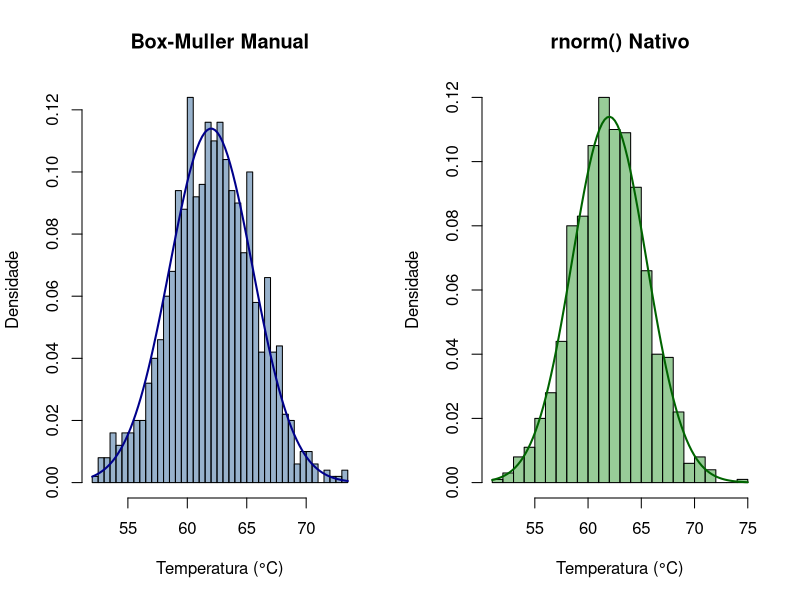
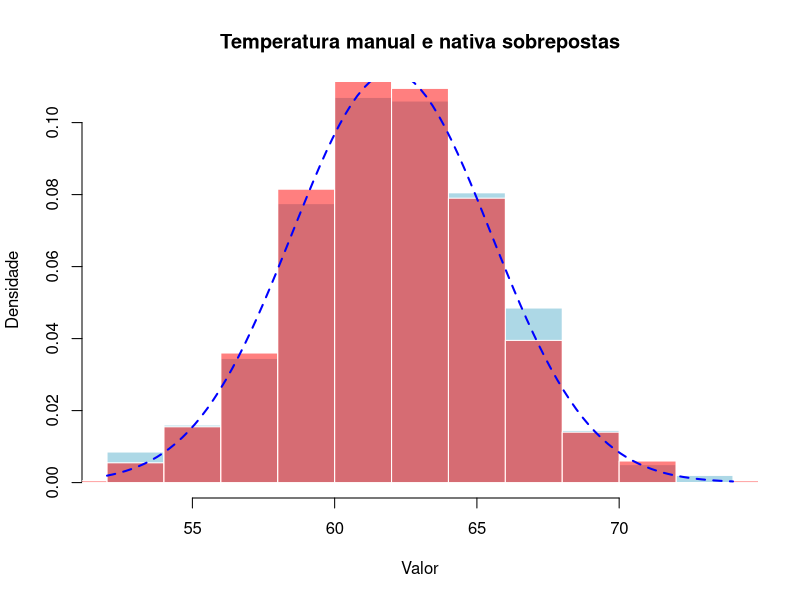

Recreate these plots in R, in order.
set.seed(42)
#item 1
n <- 500
u1 <- runif(n)
u2 <- runif(n)

z1 <- sqrt(-2 * log(u1)) * cos(2 * pi * u2)
z2 <- sqrt(-2 * log(u1)) * sin(2 * pi * u2)

z <- c(z1, z2)

temperatura_cpu <- 62 + 3.5 * z

head(temperatura_cpu)

#item2
u1 <- runif(n)
u2 <- runif(n)

z1 <- sqrt(-2 * log(u1)) * cos(2 * pi * u2)
z2 <- sqrt(-2 * log(u1)) * sin(2 * pi * u2)

temp_manual <- 62 + 3.5 * c(z1, z2)
par(mfrow = c(1, 2))
hist(temp_manual, breaks = 30, probability = TRUE, 
     col = rgb(0.2, 0.4, 0.6, 0.5), main = "Box-Muller Manual",
     xlab = "Temperatura (°C)", ylab = "Densidade")
curve(dnorm(x, mean = 62, sd = 3.5), add = TRUE, col = "darkblue", lwd = 2)

temp_nativa <- rnorm(n = 1000, mean = 62, sd = 3.5)
hist(temp_nativa, breaks = 30, probability = TRUE, 
     col = rgb(0.2, 0.6, 0.2, 0.5), main = "rnorm() Nativo",
     xlab = "Temperatura (°C)", ylab = "Densidade")
curve(dnorm(x, mean = 62, sd = 3.5), add = TRUE, col = "darkgreen", lwd = 2)

par(mfrow = c(1, 1))

#item3
#(a)MEDIA-AMOSTRAL
media_manual <- mean(temp_manual)
media_nativa <- mean(temp_nativa)

cat("Media amostral manual: ", media_manual, "\n")
cat("Media amostral nativa: ", media_nativa, "\n")

#(b)DESVIO-PADRAO-AMOSTRAL
dp_manual <- sd(temp_manual)
dp_nativa <- sd(temp_nativa)

cat("D. padrão amostral manual: ", dp_manual, "\n")
cat("D. padrão amostral nativa: ", dp_nativa, "\n")

#(c)TEMP-MAX-MIN

max_manual <- max(temp_manual)
max_nativa <- max(temp_nativa)

cat("Max amostral manual: ", max_manual, "\n")
cat("Max amostral nativa: ", max_nativa, "\n")

min_manual <- min(temp_manual)
min_nativa <- min(temp_nativa)

cat("Min amostral manual: ", min_manual, "\n")
cat("Min amostral nativa: ", min_nativa, "\n")

#(d)P(T>68)
#EMPIRICA
cont_manual <- 0
cont_nativa <- 0 

for(i in 1:1000){
  if(temp_manual[i] > 68){
    cont_manual <- cont_manual + 1
  }
  if (temp_nativa[i] > 68){
    cont_nativa <- cont_nativa + 1
  }
}

cat("P(T>68) manual empirica é: ", cont_manual/1000, "\n")
cat("P(T>68) nativa empirica é: ", cont_nativa/1000, "\n")

#TEORICA
prob_teo_68 <- 1 - pnorm(68, mean = 62, sd = 3.5)
cat("P(T>68) teorica é: ", prob_teo_68, "\n")

#(e)P(60 <T <65)
#EMPIRICA
cont_manual <- 0
cont_nativa <- 0 

for(i in 1:1000){
  if(temp_manual[i] > 60 & temp_manual[i] < 65){
    cont_manual <- cont_manual + 1
  }
  if (temp_nativa[i] > 60 & temp_nativa[i] < 65){
    cont_nativa <- cont_nativa + 1
  }
}

cat("P(60 < T < 65) manual empirica é: ", cont_manual/1000, "\n")
cat("P(60 < T < 65) nativa empirica é: ", cont_nativa/1000, "\n")

#TEORICA
prob_teo_6065 <- pnorm(65, mean = 62, sd = 3.5) - pnorm(60, mean = 62, sd = 3.5)
cat("P(60 < T < 65) teorica é: ", prob_teo_6065, "\n")
#item 4
#(a)


hist(temp_manual, freq = FALSE, main = "Temperatura manual e nativa sobrepostas", xlab = "Valor", ylab = "Densidade", col = "lightblue", border = "white")
hist(temp_nativa, freq = FALSE, add = TRUE, col = rgb(1, 0, 0, 0.5), border = "white") # rgb(R, G, B, alpha)

curve(dnorm(x, mean = 62, sd = 3.5),
      add = TRUE,
      col = "blue",
      lwd = 2,
      lty = 2) 

#(f)P(T>75)
#TEORICO
prob_teo_75 <- 1 - pnorm(75, mean = 62, sd = 3.5)
cat("P(T>75) teorica é: ", prob_teo_75, "\n")
